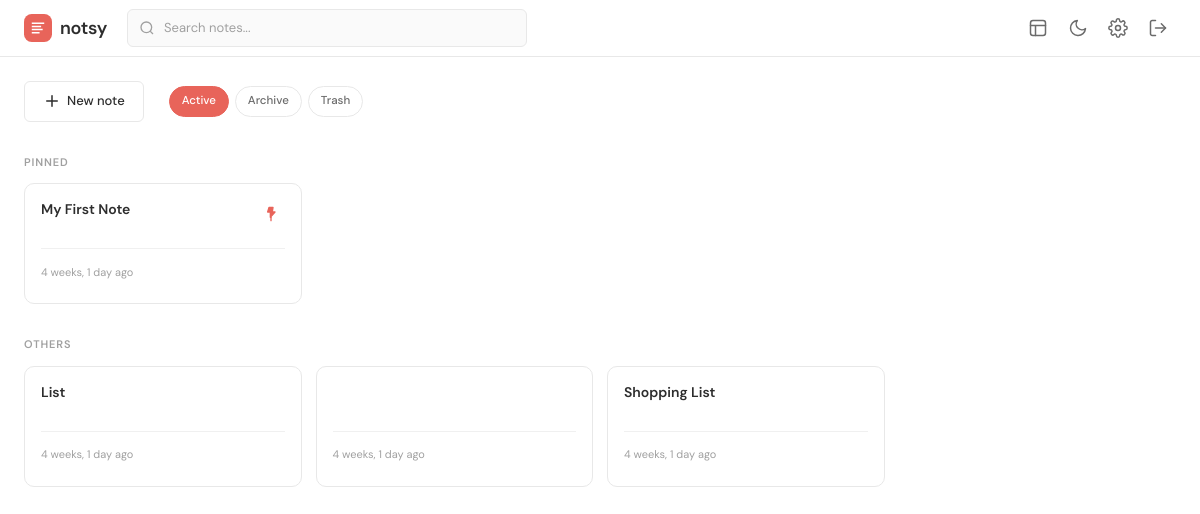
/notes/ (signed in), run on an earlier commit of the app's database.
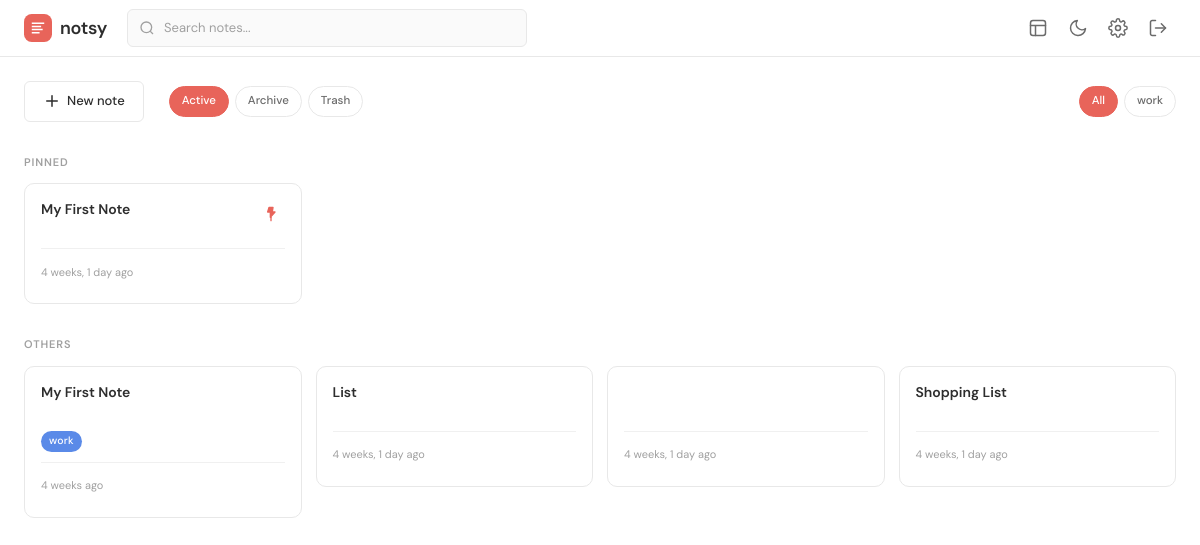
And on a later commit of the database.
### notes/models.py (models this page shows, shortened)
class Note(models.Model):
    NOTE_TYPE_CHOICES = [
        ('text', 'Text'),
        ('checklist', 'Checklist'),
    ]
    COLOR_CHOICES = [
        ('default', 'Default'),
        ('coral', 'Coral'),
        ('peach', 'Peach'),
        ('sand', 'Sand'),
        ('sage', 'Sage'),
        ('fog', 'Fog'),
        ('storm', 'Storm'),
        ('dusk', 'Dusk'),
    ]
    user = models.ForeignKey(User, on_delete=models.CASCADE, related_name='notes')
    title = models.CharField(max_length=255, blank=True, default='')
    content = models.TextField(blank=True, default='')
    note_type = models.CharField(max_length=10, choices=NOTE_TYPE_CHOICES, default='text')
    color = models.CharField(max_length=10, choices=COLOR_CHOICES, default='default')
    pinned = models.BooleanField(default=False)
    tags = models.ManyToManyField(Tag, blank=True, related_name='notes')
    is_trashed = models.BooleanField(default=False)
    trashed_at = models.DateTimeField(null=True, blank=True)
    is_archived = models.BooleanField(default=False)
    preview = models.TextField(blank=True)
    created_at = models.DateTimeField(auto_now_add=True)
    updated_at = models.DateTimeField(auto_now=True)
    class Meta:
        ordering = ['-pinned', '-updated_at']

class Tag(models.Model):
    TAG_COLOR_CHOICES = [
        ('coral', 'Coral'),
        ('peach', 'Peach'),
        ('sand', 'Sand'),
        ('sage', 'Sage'),
        ('fog', 'Fog'),
        ('storm', 'Storm'),
        ('dusk', 'Dusk'),
        ('rose', 'Rose'),
    ]
    user = models.ForeignKey(User, on_delete=models.CASCADE, related_name='tags')
    name = models.CharField(max_length=50)
    color = models.CharField(max_length=10, choices=TAG_COLOR_CHOICES, default='fog')
    class Meta:
        ordering = ['name']
        unique_together = ['user', 'name']

### notes/views.py (the view)
# urls.py: path('notes/', views.dashboard, name='dashboard'),
@login_required
def dashboard(request):
    thirty_days_ago = timezone.now() - timedelta(days=30)
    request.user.notes.filter(is_trashed=True, trashed_at__lte=thirty_days_ago).delete()
    notes = request.user.notes.all()
    section_filter = request.GET.get('filter', 'active')
    if section_filter == 'trash':
        notes = notes.filter(is_trashed=True)
    elif section_filter == 'archive':
        notes = notes.filter(is_archived=True, is_trashed=False)
    else:
        notes = notes.filter(is_trashed=False, is_archived=False)
    q = request.GET.get('q', '').strip()
    if q:
        notes = notes.filter(
            Q(title__icontains=q) |
            Q(content__icontains=q) |
            Q(tags__name__icontains=q)
        ).distinct()
    tag_filter = request.GET.get('tag', '').strip()
    if tag_filter:
        notes = notes.filter(tags__name=tag_filter).distinct()
    pinned = notes.filter(pinned=True)
    others = notes.filter(pinned=False)
    user_tags = request.user.tags.all()
    return render(request, 'notes/dashboard.html', {
        'pinned_notes': pinned,
        'notes': others,
        'search_query': q,
        'tag_filter': tag_filter,
        'user_tags': user_tags,
    })

### notes/templates/notes/dashboard.html (shortened to what this page needs)
{% extends 'notes/base.html' %}
{% load static %}
{% block body_class %}app-page{% endblock %}
{% block body %}
<header class="topbar">
    <div class="topbar-inner">
        <a href="{% url 'dashboard' %}" class="topbar-brand" id="nav-brand">
            <svg width="28" height="28" viewBox="0 0 36 36" fill="none">
                <rect width="36" height="36" rx="10" fill="#E8645A"/>
                <path d="M10 11h16v2H10zm0 4h12v2H10zm0 4h14v2H10zm0 4h10v2H10z" fill="#fff"/>
            </svg>
            <span>notsy</span>
        </a>
        <form class="topbar-search" method="get" action="{% url 'dashboard' %}" id="search-form">
            <input type="text" name="q" placeholder="Search notes..." value="{{ search_query }}" autocomplete="off" id="search-input">
        </form>
        <nav class="topbar-nav">
            <a href="{% url 'workspace_list' %}" class="topbar-link" id="nav-workspaces" title="Workspaces">
                <svg width="20" height="20" viewBox="0 0 24 24" fill="none" stroke="currentColor" stroke-width="1.8" stroke-linecap="round" stroke-linejoin="round"><rect x="3" y="3" width="18" height="18" rx="3"/><path d="M3 9h18M9 21V9"/></svg>
            </a>
            <button class="topbar-link" id="dark-mode-toggle" title="Toggle dark mode">
                <svg width="20" height="20" viewBox="0 0 24 24" fill="none" stroke="currentColor" stroke-width="1.8" stroke-linecap="round" stroke-linejoin="round" class="dark-mode-icon-moon">
                    <path d="M21 12.79A9 9 0 1 1 11.21 3 7 7 0 0 0 21 12.79z"/>
                </svg>
            </button>
            <a href="{% url 'account_settings' %}" class="topbar-link" id="nav-settings" title="Settings">
            </a>
            <a href="{% url 'logout' %}" class="topbar-link" id="nav-logout" title="Log out">
                <svg width="20" height="20" viewBox="0 0 24 24" fill="none" stroke="currentColor" stroke-width="1.8" stroke-linecap="round" stroke-linejoin="round"><path d="M9 21H5a2 2 0 0 1-2-2V5a2 2 0 0 1 2-2h4"/><polyline points="16 17 21 12 16 7"/><line x1="21" y1="12" x2="9" y2="12"/></svg>
            </a>
        </nav>
    </div>
</header>
<main class="main-content">
    <div class="create-bar">
        <a href="{% url 'note_create' %}" class="create-btn" id="create-note-btn">
            <svg width="18" height="18" viewBox="0 0 24 24" fill="none" stroke="currentColor" stroke-width="2" stroke-linecap="round" stroke-linejoin="round"><line x1="12" y1="5" x2="12" y2="19"/><line x1="5" y1="12" x2="19" y2="12"/></svg>
            <span>New note</span>
        </a>
        <div class="tag-filter-bar" style="margin-right: auto; margin-left: 1rem;">
            <a href="{% url 'dashboard' %}?filter=active" class="tag-filter-chip {% if request.GET.filter != 'trash' and request.GET.filter != 'archive' %}active{% endif %}">Active</a>
            <a href="{% url 'dashboard' %}?filter=archive" class="tag-filter-chip {% if request.GET.filter == 'archive' %}active{% endif %}">Archive</a>
            <a href="{% url 'dashboard' %}?filter=trash" class="tag-filter-chip {% if request.GET.filter == 'trash' %}active{% endif %}">Trash</a>
        </div>
        {% if user_tags %}
        <div class="tag-filter-bar" id="tag-filter-bar">
            <a href="{% url 'dashboard' %}{% if search_query %}?q={{ search_query }}{% endif %}" class="tag-filter-chip {% if not tag_filter %}active{% endif %}" id="tag-filter-all">All</a>
            {% for tag in user_tags %}
            <a href="{% url 'dashboard' %}?tag={{ tag.name }}" class="tag-filter-chip tag-color-{{ tag.color }} " id="tag-filter-{{ tag.pk }}">{{ tag.name }}</a>
            {% endfor %}
        </div>
        {% endif %}
    </div>
    {% if pinned_notes %}
    <section class="notes-section">
        <h2 class="section-label">Pinned</h2>
        <div class="notes-grid">
            {% for note in pinned_notes %}
            {% include 'notes/partials/note_card.html' with note=note %}
            {% endfor %}
        </div>
    </section>
    {% endif %}
    {% if notes %}
    <section class="notes-section">
        {% if pinned_notes %}<h2 class="section-label">Others</h2>{% endif %}
        <div class="notes-grid">
            {% for note in notes %}
            {% include 'notes/partials/note_card.html' with note=note %}
            {% endfor %}
        </div>
    </section>
    {% endif %}
</main>
{% endblock %}

### notes/templates/notes/base.html (shortened to what this page needs)
{% load static %}
<!DOCTYPE html>
<html lang="en">
<head>
    <link rel="stylesheet" href="{% static 'notes/css/style.css' %}">
</head>
<body class="{% block body_class %}{% endblock %}">
    {% block body %}{% endblock %}
</body>
</html>

### notes/templates/notes/partials/note_card.html (shortened to what this page needs)
{% load static note_extras %}
<a href="{% url 'note_edit' note.pk %}" class="note-card-link" id="note-link-{{ note.pk }}">
<article class="note-card note-color-{{ note.color }}" data-note-id="{{ note.pk }}" id="note-card-{{ note.pk }}">
    <div class="note-card-header">
        {% if note.title %}
        <h3 class="note-card-title" data-searchable>{{ note.title }}</h3>
        {% endif %}
        <button class="note-pin-btn {% if note.pinned %}pinned{% endif %}" data-id="{{ note.pk }}" title="{% if note.pinned %}Unpin{% else %}Pin{% endif %}" id="pin-btn-{{ note.pk }}" onclick="event.preventDefault(); event.stopPropagation();">
            <svg width="16" height="16" viewBox="0 0 24 24" fill="{% if note.pinned %}currentColor{% else %}none{% endif %}" stroke="currentColor" stroke-width="2" stroke-linecap="round" stroke-linejoin="round"><path d="M12 17v5"/><path d="M9 2h6l-1 7h4l-7 8V9H7l2-7z"/></svg>
        </button>
    </div>
    {% if note.tags.all %}
    <div class="note-card-tags">
        {% for tag in note.tags.all %}
        <span class="note-tag tag-color-{{ tag.color }}">{{ tag.name }}</span>
        {% endfor %}
    </div>
    {% endif %}
    <div class="note-card-footer" onclick="event.preventDefault(); event.stopPropagation();">
        <span class="note-card-date">{{ note.updated_at|timesince }} ago</span>
    </div>
</article>
</a>

What changed in the data, as far as the page shows it:
added Tag: name "work"
added Note: title "My First Note", updated_at "4 weeks", shown under "OTHERS"
Also different on the page:
text now shown: "All"
